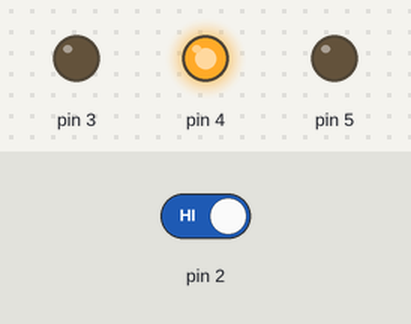
The sketch below on a simulated Arduino Uno, built with avr-gcc and run on an emulated ATmega328P. Parts: output pins drawn as LEDs (lit = HIGH). The test bench sets the inputs (shaded band); at power-on: pin 2 HIGH.

Above: at 6.8 s.
6.9 s: pin 2 driven LOW
At 9.4 s:
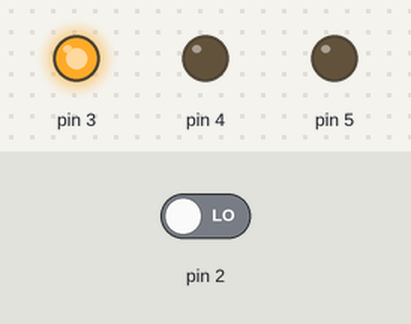
10.8 s: pin 2 driven HIGH
At 12.6 s:
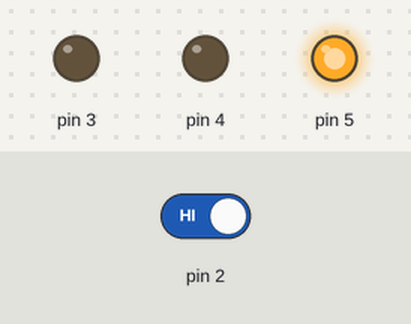
Timing chart, 0 to 24.5 s (numbered marks = the images above; inputs shaded):
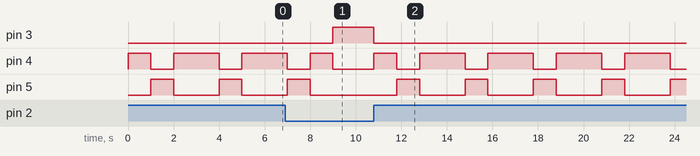

The sketch:

chapter-02.ino
```cpp
void setup() {
  pinMode(3, OUTPUT);
  pinMode(4, OUTPUT);
  pinMode(5, OUTPUT);
  pinMode(2, INPUT);
}

void loop() {
  int swichState = 0;
  swichState = digitalRead(2);

  if (swichState == LOW) {
    digitalWrite(3, HIGH);
    digitalWrite(4, LOW);
    digitalWrite(5, LOW);
  } else {
    digitalWrite(3, LOW);
    digitalWrite(4, HIGH);
    digitalWrite(5, LOW);

    delay(1000);

    digitalWrite(4, LOW);
    digitalWrite(5, HIGH);
    delay(1000);

    digitalWrite(4, HIGH);
    digitalWrite(5, LOW);
    delay(1000);
  }
}
```

Measured:
- after the input at 6.9 s, pin 3: LOW → HIGH after 2.1 s; pin 5: goes on until 8.0 s, then stays LOW
- after the input at 10.8 s, pin 3: HIGH → LOW at once; pin 4: LOW → HIGH at once, then repeats every 3.0 s: LOW 1.0 s, HIGH 2.0 s; pin 5: alternates HIGH for 1.0 s and LOW for 2.0 s, starting after 1.0 s
- by itself, pin 5: alternates HIGH for 1.0 s and LOW for 2.0 s
